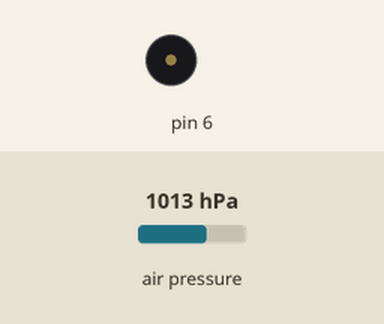
Simulated run of this sketch. Board: Arduino Uno, built with avr-gcc and run on an emulated ATmega328P. Parts: buzzer (waves = sounding). Inputs (shaded band) come from the test bench; at power-on: air pressure 1013 hPa.

Above: at 1.2 s.
1.3 s: air pressure set to 952 hPa
Timing chart, 0 to 4.3 s (numbered marks = the images above; inputs shaded):
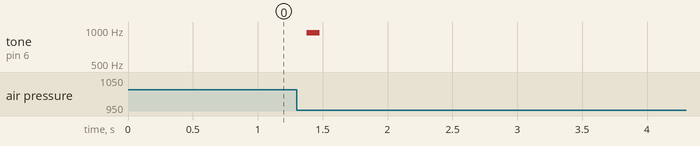

The sketch:

ArduinoVario.ino
```cpp
/*
Project of arduino variometr. Pressure sensor bmp085.
Bmp085 pins SDA/SCL to arduino SDA/SCL.
4 digit display spurkfun 7-segment.
Display pin RX to Arduino pin 8.

(bmp085 is a very noisy sensor in 2m range. So you can try to find the balance
between sensetivity and false noise by playng with "limit" and "lim2")
*/
#include <SoftwareSerial.h>
#include <Wire.h>
#include <Adafruit_BMP085.h>
Adafruit_BMP085 bmp;
SoftwareSerial Serial7Segment(7, 8); //RX pin, TX pin

float x = 0.0; // main reading of altitude
float y = 0.0; // saved last reading
float z = 0.0; // prediction for didgital filter
float a = 0.0; // temporal storage for height for filter
float limit = 0.3; //altitude steps for filtering (sensativity of filtration from 0.2 -0.6)*
int count = 0; // main timer
int count1 = 0; // display timer
int lim1 = 9; // changebl amount of iterations for filter
int lim2 = 45;// constant amount of iterations for filter (can be canged from 10 to ~60)*
int sound = 500; // time of beaping in ms
int freq = 500; // frequency of sound
int digit = 0; // used for display
char tempString[4]; // used for display
bool lach = true; // used to reset frequency, sound and amount of iterations after altitude stop changing
float mainf = 0.0; //main filter funktion
float second = 0.0; // second filter funktion


void setup()
{
  bmp.begin();
  z , y = bmp.readAltitude(100900); // filling z ,y with data for first step
  //(100900) is a preasure on sea level must be changed due to your weather (can change altitude from 8 to ~30 m)*

  Serial7Segment.begin(9600); //Talk to the Serial7Segment at 9600 bps
  Serial7Segment.write('v'); //Reset the display - this forces the cursor to return to the beginning of the display
  Serial7Segment.write(0x7A);  // Brightness control command
  Serial7Segment.write((byte) 255); // Display brightness 100%
}

void loop()
{
  filter(mainf);

  if (count == 0)
  {a = x;}

  count++;

  if (lach)
  {sound = 500; lim1 = lim2;lach = false;}

  if (count >= lim1)
  {
    lach = true;

    if (a <= (x - limit)) // lift
    {
      filter1(second);
      if (a <= (x - limit))
      {
        // vario sound speed and frequency
        freq = 700;
        if (a <= (x - (limit + 1.0)))
        {sound = 400;lim1 = 8;freq = 800;}
        if (a <= (x - (limit + 1.5)))
        {sound = 300;lim1 = 7;freq = 850;}
        if (a <= (x - (limit + 2.0)))
        {sound = 200;lim1 = 6;freq = 900;}
        if (a <= (x - (limit + 2.5)))
        {sound = 100;lim1 = 5;freq = 950;}

         lach = false;

         tone(6, freq, sound);
      }
    }
    if (a >= (x + limit)) //drop
    {
      filter1(second);
      if (a >= (x + limit))
      {
        // vario sound speed and frequency
        freq = 400;
        if (a >= (x + (limit + 1.0)))
        {sound = 400;lim1 = 8;freq = 350;}
        if (a >= (x + (limit + 1.5)))
        {sound = 300;lim1 = 7;freq = 300;}
        if (a >= (x + (limit + 2.0)))
        {sound = 200;lim1 = 6;freq = 250;}
        if (a >= (x + (limit + 2.5)))
        {sound = 100;lim1 = 5;freq = 200;}

         lach = false;

         tone(6, freq, sound);
      }
    }
  count = 0;
  }


  count1++;
  if (count1 >= 50)
  {
    digit = round(x);
    sprintf(tempString, "%4d", digit);
    Serial7Segment.print(tempString);
    count1 = 0;
  }
}

// digital filter for barometr bmp085
float filter (float mainf)
{ x = 0;
  x = bmp.readAltitude(100900);
  x = round(((x + ((y + z) * 2) ) / 6) * 10);
  x = x / 10;
  z = x + (y - x);
  y = x;
  x = x * 2;
  return x;
}

float filter1 (float second)
{
  for (int i = 0; i < lim1; i++)
  {
    filter (mainf);
  }
}
```

Measured:
- after the input at 1.3 s, tone on pin 6: silent → 950 Hz after 0.08 s, → silent 0.10 s later
